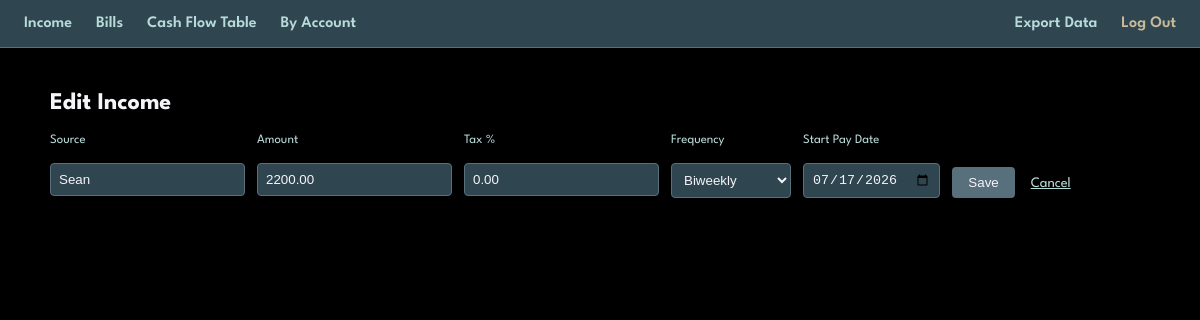
The page /income/7/edit/ (signed in) on the database its author committed.
### income/models.py (models this page shows, shortened)
class Income(models.Model):
    FREQUENCY_CHOICES = [
        ('weekly', 'Weekly'),
        ('biweekly', 'Biweekly'),
        ('semimonthly', 'Semi-Monthly'),
        ('monthly', 'Monthly'),
        ('onetime', 'One-Time'),
    ]
    owner = models.ForeignKey(User, on_delete=models.CASCADE)
    source = models.CharField(max_length=100)
    amount = models.DecimalField(max_digits=10, decimal_places=2)
    tax_deduction_percent = models.DecimalField(max_digits=5, decimal_places=2, default=0)
    frequency = models.CharField(max_length=12, choices=FREQUENCY_CHOICES)
    start_pay_date = models.DateField(help_text="The first known/anchor pay date")
    class Meta:
        ordering = ['source']

### income/views.py (the view)
# urls.py: path('<int:pk>/edit/', views.income_edit, name='income_edit'),
@login_required
def income_edit(request, pk):
    income = get_object_or_404(Income, pk=pk, owner=request.user)
    if request.method == 'POST':
        form = IncomeForm(request.POST, instance=income)
        if form.is_valid():
            form.save()
            return redirect('income_list')
    else:
        form = IncomeForm(instance=income)
    return render(request, 'income/income_edit.html', {'form': form, 'income': income})

### income/forms.py
class IncomeForm(forms.ModelForm):
    class Meta:
        model = Income
        fields = ['source', 'amount', 'tax_deduction_percent', 'frequency', 'start_pay_date']
        widgets = {
            'start_pay_date': forms.DateInput(attrs={'type': 'date'}),
            'source': forms.TextInput(attrs={'autofocus': True}),
        }

### income/templates/income/income_edit.html (shortened to what this page needs)
{% extends 'base.html' %}
{% block content %}
    <h2>Edit Income</h2>
    <form method="post" class="form-row" style="align-items:flex-start;">
        <div>
            <label for="{{ form.source.id_for_label }}">Source</label><br>
            {{ form.source }}
        </div>
        <div>
            <label for="{{ form.amount.id_for_label }}">Amount</label><br>
            {{ form.amount }}
        </div>
        <div>
            <label for="{{ form.tax_deduction_percent.id_for_label }}">Tax %</label><br>
            {{ form.tax_deduction_percent }}
        </div>
        <div>
            <label for="{{ form.frequency.id_for_label }}">Frequency</label><br>
            {{ form.frequency }}
        </div>
        <div>
            <label for="{{ form.start_pay_date.id_for_label }}">Start Pay Date</label><br>
            {{ form.start_pay_date }}
        </div>
        <div style="align-self:flex-end;">
            <button type="submit">Save</button>
            <a href="{% url 'income_list' %}" class="action-link" style="margin-left:12px;">Cancel</a>
        </div>
    </form>
{% endblock %}

### static/css/style.css (style rules this page uses)
body { background:#000000; color:#f4f4f9; font-family: 'League Spartan', sans-serif; margin:0; }
input, select { background:#2f4550; color:#f4f4f9; border:1px solid #586f7c; padding:8px; border-radius:4px; }
button { background:#586f7c; color:#f4f4f9; border:none; padding:8px 16px; border-radius:4px; cursor:pointer; }
.form-row { display:flex; gap:12px; flex-wrap:wrap; align-items:center; margin-bottom:16px; }
a.action-link { color:#b8dbd9; margin-right:10px; font-size:0.9em; }
label { font-size:0.8em; color:#b8dbd9; display:block; margin-bottom:2px; }

### rows shown on the page
Income: source "Sean", amount "2200.00", tax_deduction_percent "0.00", frequency "Biweekly", start_pay_date "07/17/2026"
